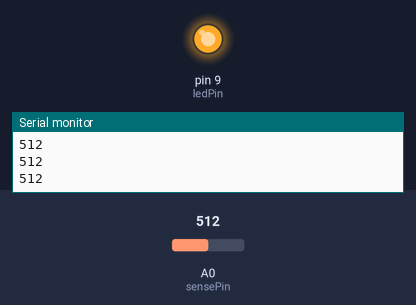
A sketch run on a simulated Arduino Uno, built with avr-gcc and run on an emulated ATmega328P. Shown: output pins drawn as LEDs (lit = HIGH), the last lines printed to the serial monitor. The test bench sets the inputs (shaded band); at power-on: A0 (sensePin) = 512.

Above: at 1.2 s.
1.3 s: A0 (sensePin) set to 55
2.8 s: A0 (sensePin) set to 44
At 3.5 s:
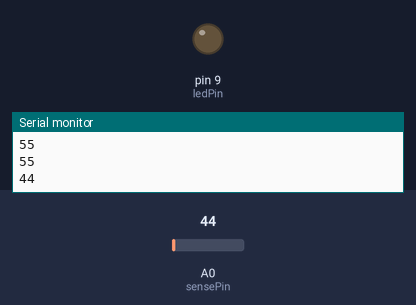
4.5 s: A0 (sensePin) set to 60
At 5.7 s:
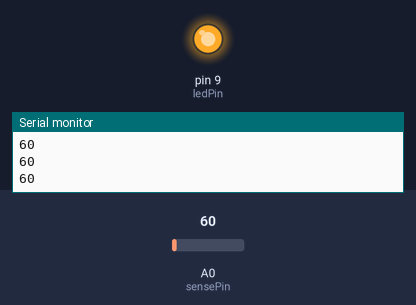
6.0 s: A0 (sensePin) set to 40
At 7.1 s:
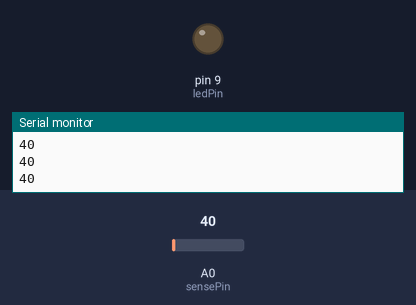
Timing chart, 0 to 8.5 s (numbered marks = the images above; inputs shaded):
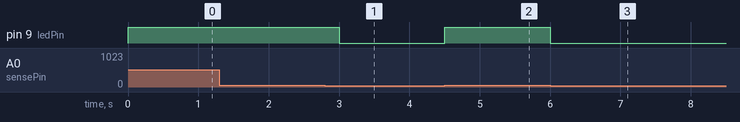

The sketch:

AnalogInput.ino
```cpp
int sensePin = 0;
int ledPin = 9;

void setup() {
  // put your setup code here, to run once:
  analogReference(DEFAULT);

  pinMode(ledPin, OUTPUT);
  Serial.begin(9600);
}

void loop() {
  int val = analogRead(sensePin);
 // map(val,


  if(val<50) digitalWrite(ledPin, LOW);
  else digitalWrite(ledPin, HIGH);
  // put your main code here, to run repeatedly:
Serial.println(analogRead(sensePin));
delay(500);
}
```

Measured:
- the behaviour switches between 50 and 49 on A0 (sensePin) (found by bisection; images 0 and 1)
- after the input at 2.8 s, pin 9 (ledPin): HIGH → LOW after 0.20 s
- after the input at 4.5 s, pin 9 (ledPin): LOW → HIGH at once
- after the input at 6.0 s, pin 9 (ledPin): HIGH → LOW at once
